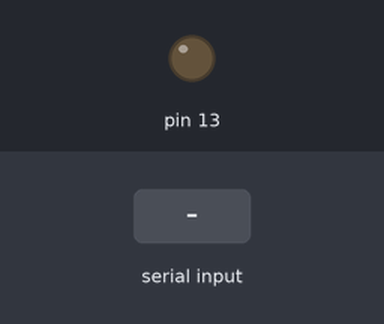
A sketch run on a simulated Arduino Mega 2560, built with avr-gcc and run on an emulated ATmega2560. Parts: output pins drawn as LEDs (lit = HIGH). Inputs (shaded band) come from the test bench. Pins used as bus, display or sensor lines are not drawn.

Above: at 1.2 s.
1.3 s: "1" received over the second serial link
At 2.4 s:
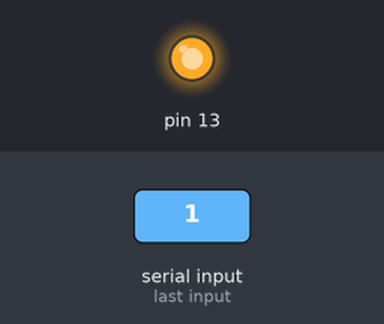
2.8 s: "0" received over the second serial link
At 3.6 s:
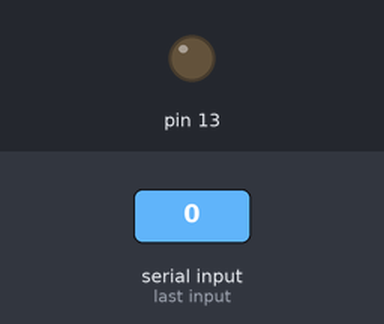
Timing chart, 0 to 5.8 s (numbered marks = the images above; inputs shaded):
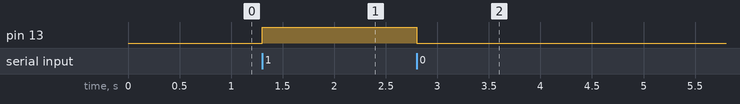

The sketch:

BlinkWithSerial.ino
```cpp
// The same blink test with serial communication to linux

#define PIN 18

void setup() {
  Serial.begin(115200);
  Serial1.begin(57600);
  pinMode(13, OUTPUT);
  pinMode(PIN, OUTPUT);
}

void loop() {
  int c = Serial1.read();
  if (c != -1) {
    switch(c) {
      case '0':
        digitalWrite(13, LOW);
        digitalWrite(PIN, LOW);
        break;
      case '1':
        digitalWrite(13, HIGH);
        digitalWrite(PIN, HIGH);
        break;
    }
  }
}
```

Measured:
- after the input at 1.3 s, pin 13: LOW → HIGH at once
- after the input at 2.8 s, pin 13: HIGH → LOW at once
